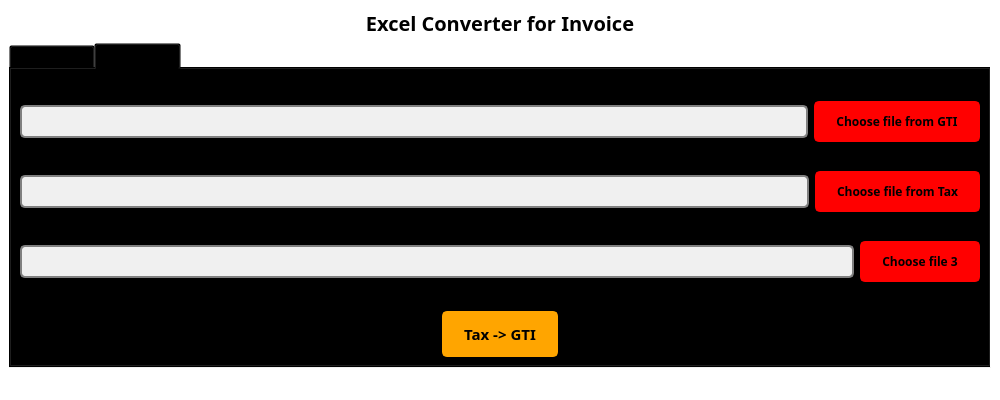
<?xml version="1.0" encoding="UTF-8"?>
<ui version="4.0">
 <class>MainWindow</class>
 <widget class="QMainWindow" name="MainWindow">
  <property name="enabled">
   <bool>true</bool>
  </property>
  <property name="geometry">
   <rect>
    <x>0</x>
    <y>0</y>
    <width>1000</width>
    <height>400</height>
   </rect>
  </property>
  <property name="sizePolicy">
   <sizepolicy hsizetype="Preferred" vsizetype="Preferred">
    <horstretch>0</horstretch>
    <verstretch>0</verstretch>
   </sizepolicy>
  </property>
  <property name="minimumSize">
   <size>
    <width>400</width>
    <height>400</height>
   </size>
  </property>
  <property name="maximumSize">
   <size>
    <width>1000</width>
    <height>400</height>
   </size>
  </property>
  <property name="font">
   <font>
    <stylestrategy>PreferAntialias</stylestrategy>
   </font>
  </property>
  <property name="acceptDrops">
   <bool>false</bool>
  </property>
  <property name="windowTitle">
   <string>Excel Converter for Invoice</string>
  </property>
  <property name="windowIcon">
   <iconset resource="pictures.qrc">
    <normaloff>:/icon/10692.png</normaloff>:/icon/10692.png</iconset>
  </property>
  <property name="autoFillBackground">
   <bool>false</bool>
  </property>
  <property name="styleSheet">
   <string notr="true">background-image: url(:/background/white-concrete-wall.jpg);
background-color: rgba(0,0,0,0);</string>
  </property>
  <property name="animated">
   <bool>false</bool>
  </property>
  <widget class="QWidget" name="centralwidget">
   <property name="sizePolicy">
    <sizepolicy hsizetype="Fixed" vsizetype="Fixed">
     <horstretch>0</horstretch>
     <verstretch>0</verstretch>
    </sizepolicy>
   </property>
   <layout class="QGridLayout" name="gridLayout_7">
    <item row="0" column="0">
     <widget class="QLabel" name="label">
      <property name="font">
       <font>
        <family>Audi Type</family>
        <pointsize>15</pointsize>
        <weight>75</weight>
        <bold>true</bold>
       </font>
      </property>
      <property name="text">
       <string>Excel Converter for Invoice</string>
      </property>
      <property name="alignment">
       <set>Qt::AlignCenter</set>
      </property>
     </widget>
    </item>
    <item row="1" column="0">
     <widget class="QTabWidget" name="tabWidget">
      <property name="tabPosition">
       <enum>QTabWidget::North</enum>
      </property>
      <property name="currentIndex">
       <number>1</number>
      </property>
      <widget class="QWidget" name="tab">
       <attribute name="title">
        <string>GTI --&gt; Tax</string>
       </attribute>
       <layout class="QGridLayout" name="gridLayout_2">
        <item row="3" column="0">
         <spacer name="verticalSpacer">
          <property name="orientation">
           <enum>Qt::Vertical</enum>
          </property>
          <property name="sizeHint" stdset="0">
           <size>
            <width>238</width>
            <height>65</height>
           </size>
          </property>
         </spacer>
        </item>
        <item row="4" column="0">
         <layout class="QHBoxLayout" name="horizontalLayout_3">
          <item>
           <spacer name="horizontalSpacer_10">
            <property name="orientation">
             <enum>Qt::Horizontal</enum>
            </property>
            <property name="sizeHint" stdset="0">
             <size>
              <width>40</width>
              <height>20</height>
             </size>
            </property>
           </spacer>
          </item>
          <item>
           <widget class="QPushButton" name="pushButton_3">
            <property name="font">
             <font>
              <family>Audi Type</family>
              <pointsize>11</pointsize>
              <weight>75</weight>
              <italic>false</italic>
              <bold>true</bold>
              <underline>false</underline>
              <strikeout>false</strikeout>
              <stylestrategy>PreferDefault</stylestrategy>
              <kerning>true</kerning>
             </font>
            </property>
            <property name="styleSheet">
             <string notr="true">
QPushButton {
	background-color: #FFA500;
	border: 2px solid #FFA500;
	color: black;
	padding: 10px 20px;
	border-radius: 5px;
}

QPushButton:hover {
	background-color: #FFC04D;
	border-color: #FFC04D;
}

QPushButton:pressed {
	background-color: #FF8500;
	border-color: #FF8500;
}</string>
            </property>
            <property name="text">
             <string>GTI -&gt; Tax</string>
            </property>
           </widget>
          </item>
          <item>
           <spacer name="horizontalSpacer_11">
            <property name="orientation">
             <enum>Qt::Horizontal</enum>
            </property>
            <property name="sizeHint" stdset="0">
             <size>
              <width>40</width>
              <height>20</height>
             </size>
            </property>
           </spacer>
          </item>
         </layout>
        </item>
        <item row="2" column="0">
         <layout class="QHBoxLayout" name="horizontalLayout_2">
          <item>
           <widget class="QLineEdit" name="lineEdit">
            <property name="font">
             <font>
              <family>Audi Type</family>
              <weight>75</weight>
              <bold>true</bold>
             </font>
            </property>
            <property name="styleSheet">
             <string notr="true">QLineEdit {
	border: 2px solid #808080;
	border-radius: 5px;
	padding: 5px;
	background-color: #f0f0f0;
	selection-color: white;
	selection-background-color:#5CACEE;
}</string>
            </property>
            <property name="readOnly">
             <bool>true</bool>
            </property>
           </widget>
          </item>
          <item>
           <widget class="QPushButton" name="pushButton">
            <property name="font">
             <font>
              <family>Audi Type</family>
              <weight>75</weight>
              <bold>true</bold>
             </font>
            </property>
            <property name="autoFillBackground">
             <bool>false</bool>
            </property>
            <property name="styleSheet">
             <string notr="true">
QPushButton {
	background-color: #FF0000;
	border: 2px solid #FF0000;
	color: black;
	padding: 10px 20px;
	border-radius: 5px;
}

QPushButton:hover {
	background-color: #FF3333;
	border-color: #FF3333;
}

QPushButton:pressed {
	background-color: #CC0000;
	border-color: #CC0000;
}</string>
            </property>
            <property name="text">
             <string>Choose Tax Template File</string>
            </property>
           </widget>
          </item>
         </layout>
        </item>
        <item row="0" column="0">
         <layout class="QGridLayout" name="gridLayout">
          <item row="0" column="0">
           <widget class="QLineEdit" name="lineEdit_2">
            <property name="font">
             <font>
              <family>Audi Type</family>
              <weight>75</weight>
              <bold>true</bold>
             </font>
            </property>
            <property name="styleSheet">
             <string notr="true">QLineEdit {
	border: 2px solid #808080;
	border-radius: 5px;
	padding: 5px;
	background-color: #f0f0f0;
	selection-color: white;
	selection-background-color:#5CACEE;
}</string>
            </property>
            <property name="readOnly">
             <bool>true</bool>
            </property>
           </widget>
          </item>
          <item row="0" column="1">
           <widget class="QPushButton" name="pushButton_2">
            <property name="font">
             <font>
              <family>Audi Type</family>
              <weight>75</weight>
              <bold>true</bold>
             </font>
            </property>
            <property name="autoFillBackground">
             <bool>false</bool>
            </property>
            <property name="styleSheet">
             <string notr="true">
QPushButton {
	background-color: #FF0000 !important;
	border: 2px solid #FF0000;
	color: black;
	padding: 10px 20px;
	border-radius: 5px;
	font-weight: bold;
}

QPushButton:hover {
	background-color: #FF3333 !important;
	border-color: #FF3333;
}

QPushButton:pressed {
	background-color: #CC0000 !important;
	border-color: #CC0000;
}</string>
            </property>
            <property name="text">
             <string>Choose file from GTI</string>
            </property>
            <property name="autoDefault">
             <bool>false</bool>
            </property>
            <property name="default">
             <bool>false</bool>
            </property>
            <property name="flat">
             <bool>false</bool>
            </property>
           </widget>
          </item>
         </layout>
        </item>
        <item row="1" column="0">
         <spacer name="verticalSpacer_2">
          <property name="orientation">
           <enum>Qt::Vertical</enum>
          </property>
          <property name="sizeHint" stdset="0">
           <size>
            <width>278</width>
            <height>65</height>
           </size>
          </property>
         </spacer>
        </item>
       </layout>
      </widget>
      <widget class="QWidget" name="tab_2">
       <attribute name="title">
        <string>GTI &lt;-- Tax</string>
       </attribute>
       <layout class="QGridLayout" name="gridLayout_6">
        <item row="0" column="0">
         <spacer name="verticalSpacer_7">
          <property name="orientation">
           <enum>Qt::Vertical</enum>
          </property>
          <property name="sizeHint" stdset="0">
           <size>
            <width>168</width>
            <height>16</height>
           </size>
          </property>
         </spacer>
        </item>
        <item row="1" column="0">
         <layout class="QGridLayout" name="gridLayout_3">
          <item row="0" column="0">
           <widget class="QLineEdit" name="lineEdit_3">
            <property name="font">
             <font>
              <family>Audi Type</family>
              <weight>75</weight>
              <bold>true</bold>
             </font>
            </property>
            <property name="styleSheet">
             <string notr="true">QLineEdit {
	border: 2px solid #808080;
	border-radius: 5px;
	padding: 5px;
	background-color: #f0f0f0;
	selection-color: white;
	selection-background-color:#5CACEE;
}</string>
            </property>
            <property name="readOnly">
             <bool>true</bool>
            </property>
           </widget>
          </item>
          <item row="0" column="1">
           <widget class="QPushButton" name="pushButton_4">
            <property name="font">
             <font>
              <family>Audi Type</family>
              <weight>75</weight>
              <bold>true</bold>
             </font>
            </property>
            <property name="autoFillBackground">
             <bool>false</bool>
            </property>
            <property name="styleSheet">
             <string notr="true">
QPushButton {
	background-color: #FF0000 !important;
	border: 2px solid #FF0000;
	color: black;
	padding: 10px 20px;
	border-radius: 5px;
	font-weight: bold;
}

QPushButton:hover {
	background-color: #FF3333 !important;
	border-color: #FF3333;
}

QPushButton:pressed {
	background-color: #CC0000 !important;
	border-color: #CC0000;
}</string>
            </property>
            <property name="text">
             <string>Choose file from GTI</string>
            </property>
            <property name="autoDefault">
             <bool>false</bool>
            </property>
            <property name="default">
             <bool>false</bool>
            </property>
            <property name="flat">
             <bool>false</bool>
            </property>
           </widget>
          </item>
         </layout>
        </item>
        <item row="2" column="0">
         <spacer name="verticalSpacer_6">
          <property name="orientation">
           <enum>Qt::Vertical</enum>
          </property>
          <property name="sizeHint" stdset="0">
           <size>
            <width>168</width>
            <height>17</height>
           </size>
          </property>
         </spacer>
        </item>
        <item row="3" column="0">
         <layout class="QGridLayout" name="gridLayout_4">
          <item row="0" column="0">
           <widget class="QLineEdit" name="lineEdit_4">
            <property name="font">
             <font>
              <family>Audi Type</family>
              <weight>75</weight>
              <bold>true</bold>
             </font>
            </property>
            <property name="styleSheet">
             <string notr="true">QLineEdit {
	border: 2px solid #808080;
	border-radius: 5px;
	padding: 5px;
	background-color: #f0f0f0;
	selection-color: white;
	selection-background-color:#5CACEE;
}</string>
            </property>
            <property name="readOnly">
             <bool>true</bool>
            </property>
           </widget>
          </item>
          <item row="0" column="1">
           <widget class="QPushButton" name="pushButton_5">
            <property name="font">
             <font>
              <family>Audi Type</family>
              <weight>75</weight>
              <bold>true</bold>
             </font>
            </property>
            <property name="autoFillBackground">
             <bool>false</bool>
            </property>
            <property name="styleSheet">
             <string notr="true">
QPushButton {
	background-color: #FF0000 !important;
	border: 2px solid #FF0000;
	color: black;
	padding: 10px 20px;
	border-radius: 5px;
	font-weight: bold;
}

QPushButton:hover {
	background-color: #FF3333 !important;
	border-color: #FF3333;
}

QPushButton:pressed {
	background-color: #CC0000 !important;
	border-color: #CC0000;
}</string>
            </property>
            <property name="text">
             <string>Choose file from Tax</string>
            </property>
            <property name="autoDefault">
             <bool>false</bool>
            </property>
            <property name="default">
             <bool>false</bool>
            </property>
            <property name="flat">
             <bool>false</bool>
            </property>
           </widget>
          </item>
         </layout>
        </item>
        <item row="4" column="0">
         <spacer name="verticalSpacer_8">
          <property name="orientation">
           <enum>Qt::Vertical</enum>
          </property>
          <property name="sizeHint" stdset="0">
           <size>
            <width>168</width>
            <height>16</height>
           </size>
          </property>
         </spacer>
        </item>
        <item row="5" column="0">
         <layout class="QGridLayout" name="gridLayout_5">
          <item row="0" column="0">
           <widget class="QLineEdit" name="lineEdit_5">
            <property name="font">
             <font>
              <family>Audi Type</family>
              <weight>75</weight>
              <bold>true</bold>
             </font>
            </property>
            <property name="styleSheet">
             <string notr="true">QLineEdit {
	border: 2px solid #808080;
	border-radius: 5px;
	padding: 5px;
	background-color: #f0f0f0;
	selection-color: white;
	selection-background-color:#5CACEE;
}</string>
            </property>
            <property name="readOnly">
             <bool>true</bool>
            </property>
           </widget>
          </item>
          <item row="0" column="1">
           <widget class="QPushButton" name="pushButton_6">
            <property name="font">
             <font>
              <family>Audi Type</family>
              <weight>75</weight>
              <bold>true</bold>
             </font>
            </property>
            <property name="autoFillBackground">
             <bool>false</bool>
            </property>
            <property name="styleSheet">
             <string notr="true">
QPushButton {
	background-color: #FF0000 !important;
	border: 2px solid #FF0000;
	color: black;
	padding: 10px 20px;
	border-radius: 5px;
	font-weight: bold;
}

QPushButton:hover {
	background-color: #FF3333 !important;
	border-color: #FF3333;
}

QPushButton:pressed {
	background-color: #CC0000 !important;
	border-color: #CC0000;
}</string>
            </property>
            <property name="text">
             <string>Choose file 3</string>
            </property>
            <property name="autoDefault">
             <bool>false</bool>
            </property>
            <property name="default">
             <bool>false</bool>
            </property>
            <property name="flat">
             <bool>false</bool>
            </property>
           </widget>
          </item>
         </layout>
        </item>
        <item row="6" column="0">
         <spacer name="verticalSpacer_4">
          <property name="orientation">
           <enum>Qt::Vertical</enum>
          </property>
          <property name="sizeHint" stdset="0">
           <size>
            <width>168</width>
            <height>17</height>
           </size>
          </property>
         </spacer>
        </item>
        <item row="7" column="0">
         <layout class="QHBoxLayout" name="horizontalLayout_4">
          <item>
           <spacer name="horizontalSpacer_12">
            <property name="orientation">
             <enum>Qt::Horizontal</enum>
            </property>
            <property name="sizeHint" stdset="0">
             <size>
              <width>40</width>
              <height>20</height>
             </size>
            </property>
           </spacer>
          </item>
          <item>
           <widget class="QPushButton" name="pushButton_7">
            <property name="font">
             <font>
              <family>Audi Type</family>
              <pointsize>11</pointsize>
              <weight>75</weight>
              <italic>false</italic>
              <bold>true</bold>
              <underline>false</underline>
              <strikeout>false</strikeout>
              <stylestrategy>PreferDefault</stylestrategy>
              <kerning>true</kerning>
             </font>
            </property>
            <property name="styleSheet">
             <string notr="true">
QPushButton {
	background-color: #FFA500;
	border: 2px solid #FFA500;
	color: black;
	padding: 10px 20px;
	border-radius: 5px;
}

QPushButton:hover {
	background-color: #FFC04D;
	border-color: #FFC04D;
}

QPushButton:pressed {
	background-color: #FF8500;
	border-color: #FF8500;
}</string>
            </property>
            <property name="text">
             <string>Tax -&gt; GTI</string>
            </property>
           </widget>
          </item>
          <item>
           <spacer name="horizontalSpacer_13">
            <property name="orientation">
             <enum>Qt::Horizontal</enum>
            </property>
            <property name="sizeHint" stdset="0">
             <size>
              <width>40</width>
              <height>20</height>
             </size>
            </property>
           </spacer>
          </item>
         </layout>
        </item>
       </layout>
      </widget>
     </widget>
    </item>
   </layout>
  </widget>
  <widget class="QStatusBar" name="statusbar">
   <property name="enabled">
    <bool>false</bool>
   </property>
   <property name="font">
    <font>
     <family>Audi Type</family>
     <pointsize>10</pointsize>
     <weight>75</weight>
     <italic>false</italic>
     <bold>true</bold>
    </font>
   </property>
   <property name="mouseTracking">
    <bool>false</bool>
   </property>
   <property name="tabletTracking">
    <bool>false</bool>
   </property>
   <property name="acceptDrops">
    <bool>true</bool>
   </property>
   <property name="styleSheet">
    <string notr="true">color: red;</string>
   </property>
   <property name="sizeGripEnabled">
    <bool>true</bool>
   </property>
  </widget>
 </widget>
 <resources>
  <include location="pictures.qrc"/>
 </resources>
 <connections>
  <connection>
   <sender>pushButton_2</sender>
   <signal>clicked()</signal>
   <receiver>MainWindow</receiver>
   <slot>gti_file_button_clicked()</slot>
   <hints>
    <hint type="sourcelabel">
     <x>877</x>
     <y>91</y>
    </hint>
    <hint type="destinationlabel">
     <x>757</x>
     <y>36</y>
    </hint>
   </hints>
  </connection>
  <connection>
   <sender>pushButton</sender>
   <signal>clicked()</signal>
   <receiver>MainWindow</receiver>
   <slot>tax_template_button_clicked()</slot>
   <hints>
    <hint type="sourcelabel">
     <x>840</x>
     <y>215</y>
    </hint>
    <hint type="destinationlabel">
     <x>925</x>
     <y>37</y>
    </hint>
   </hints>
  </connection>
  <connection>
   <sender>pushButton_3</sender>
   <signal>clicked()</signal>
   <receiver>MainWindow</receiver>
   <slot>gti2tax_on_button_clicked()</slot>
   <hints>
    <hint type="sourcelabel">
     <x>504</x>
     <y>335</y>
    </hint>
    <hint type="destinationlabel">
     <x>585</x>
     <y>375</y>
    </hint>
   </hints>
  </connection>
  <connection>
   <sender>pushButton_4</sender>
   <signal>clicked()</signal>
   <receiver>MainWindow</receiver>
   <slot>gti_reverse_button_clicked()</slot>
   <hints>
    <hint type="sourcelabel">
     <x>899</x>
     <y>116</y>
    </hint>
    <hint type="destinationlabel">
     <x>374</x>
     <y>39</y>
    </hint>
   </hints>
  </connection>
  <connection>
   <sender>pushButton_5</sender>
   <signal>clicked()</signal>
   <receiver>MainWindow</receiver>
   <slot>tax_file_button_clicked()</slot>
   <hints>
    <hint type="sourcelabel">
     <x>863</x>
     <y>192</y>
    </hint>
    <hint type="destinationlabel">
     <x>479</x>
     <y>34</y>
    </hint>
   </hints>
  </connection>
  <connection>
   <sender>pushButton_6</sender>
   <signal>clicked()</signal>
   <receiver>MainWindow</receiver>
   <slot>file3_button_clicked()</slot>
   <hints>
    <hint type="sourcelabel">
     <x>906</x>
     <y>263</y>
    </hint>
    <hint type="destinationlabel">
     <x>854</x>
     <y>5</y>
    </hint>
   </hints>
  </connection>
  <connection>
   <sender>pushButton_7</sender>
   <signal>clicked()</signal>
   <receiver>MainWindow</receiver>
   <slot>tax2gti_on_button_clicked()</slot>
   <hints>
    <hint type="sourcelabel">
     <x>537</x>
     <y>334</y>
    </hint>
    <hint type="destinationlabel">
     <x>832</x>
     <y>373</y>
    </hint>
   </hints>
  </connection>
 </connections>
 <slots>
  <slot>file_select_button_clicked()</slot>
  <slot>gti2tax_on_button_clicked()</slot>
  <slot>tax2gti_on_button_clicked()</slot>
  <slot>tax_template_button_clicked()</slot>
  <slot>gti_file_button_clicked()</slot>
  <slot>file3_button_clicked()</slot>
  <slot>gti_reverse_button_clicked()</slot>
  <slot>tax_file_button_clicked()</slot>
 </slots>
</ui>
